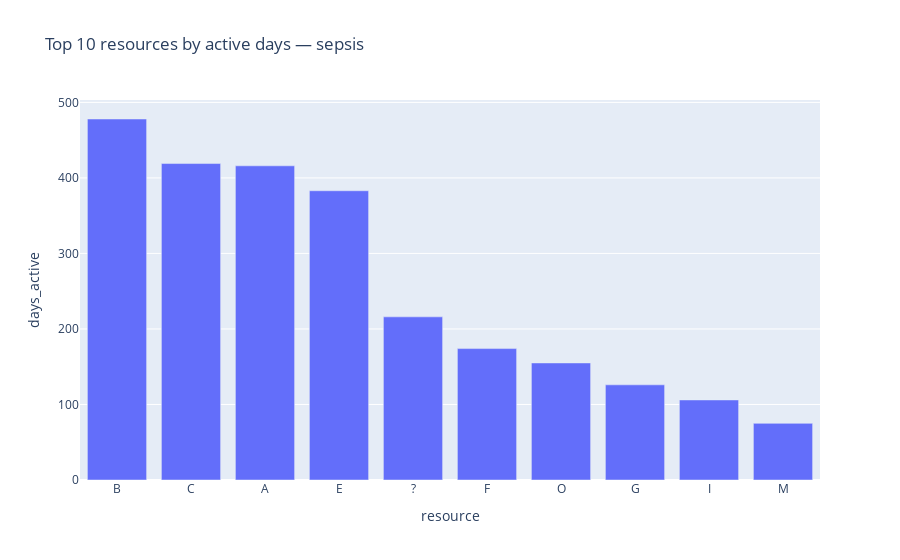

The cell this chart's notebook holds for it:
### Code cell
# Build per-resource summary table

import numpy as np

def _lunch_rate_for(res_id: str, window=(11.5,13.5), min_gap=30) -> float:
    if breaks.empty:
        return 0.0
    b = breaks[breaks["resource"] == res_id].copy()
    if b.empty:
        return 0.0
    b["start_hour_real"] = pd.to_datetime(b["gap_start"]).dt.hour + pd.to_datetime(b["gap_start"]).dt.minute/60
    ok = (b["start_hour_real"].between(window[0], window[1])) & (b["gap_min"] >= min_gap)
    days_total = b["day"].nunique()
    days_lunch = b.loc[ok, "day"].nunique()
    return (days_lunch / days_total) if days_total else 0.0

# overlap share per resource 
if not olap.empty:
    olap_idx = olap.set_index("resource")[["busy_min","overlap_min","overlap_share"]]
else:
    if tasks.empty:
        olap_idx = pd.DataFrame(columns=["busy_min","overlap_min","overlap_share"])
    else:
        o = overlap_summary(tasks)
        olap_idx = o.set_index("resource")[["busy_min","overlap_min","overlap_share"]]

rows = []
for res in sorted(daily["resource"].unique()):
    d = daily[daily["resource"] == res]
    rows.append(dict(
        resource=res,
        days_active=int(d["day"].nunique()),
        avg_pct_busy=float(d["pct_busy"].mean()),
        mean_arr_hour=float(pd.to_datetime(d["first_start"]).dt.hour.mean()),
        mean_dep_hour=float(pd.to_datetime(d["last_end"]).dt.hour.mean()),
        lunch_rate=_lunch_rate_for(res),
        overlap_share=float(olap_idx.loc[res, "overlap_share"]) if res in olap_idx.index else 0.0
    ))

summary = (pd.DataFrame(rows)
           .sort_values(["days_active","avg_pct_busy"], ascending=[False, False])
           .reset_index(drop=True))

pretty = summary.copy()
for c in ["avg_pct_busy","lunch_rate","overlap_share"]:
    pretty[c] = (pretty[c]*100).round(1).astype(str) + "%"
pretty["mean_arr_hour"] = pretty["mean_arr_hour"].round(2)
pretty["mean_dep_hour"] = pretty["mean_dep_hour"].round(2)

print(f"Resources: {len(summary)}")
display(pretty.head(12))

px.bar(summary.nlargest(10, "days_active"),
       x="resource", y="days_active",
       title=f"Top 10 resources by active days — {DS}").show()
summary.to_csv("artifacts/bpi2017_resource_summary.csv", index=False)

### Figure 1 — Plotly figure (JSON) as saved in the notebook; plotly's stock layout.template omitted (floating-point values rounded to 4 significant figures)
{"data": [{"hovertemplate": "resource=%{x}<br>days_active=%{y}<extra></extra>", "legendgroup": "", "marker": {"color": "#636efa", "pattern": {"shape": ""}}, "name": "", "orientation": "v", "showlegend": false, "textposition": "auto", "type": "bar", "x": ["B", "C", "A", "E", "?", "F", "O", "G", "I", "M"], "xaxis": "x", "y": [478, 419, 416, 383, 216, 174, 155, 126, 106, 75], "yaxis": "y"}], "layout": {"autosize": true, "barmode": "relative", "legend": {"tracegroupgap": 0}, "title": {"text": "Top 10 resources by active days — sepsis"}, "xaxis": {"anchor": "y", "autorange": true, "domain": [0, 1], "range": [-0.5, 9.5], "title": {"text": "resource"}, "type": "category"}, "yaxis": {"anchor": "x", "autorange": true, "domain": [0, 1], "range": [0, 503.2], "title": {"text": "days_active"}, "type": "linear"}}}
